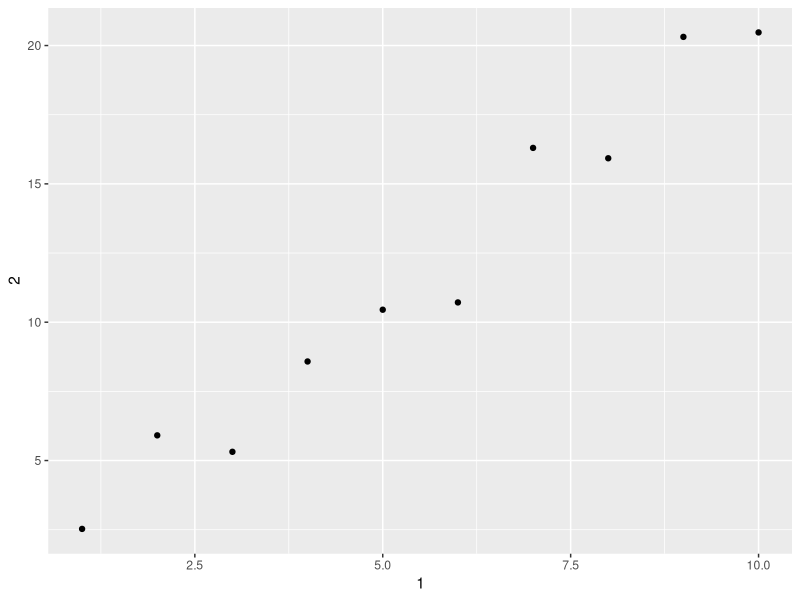

Here is the R script that generated this plot:
## ---- chunk 1
require(tidyverse)
## ---- chunk 2
mtcars
## ---- chunk 3
as_tibble(mtcars)
## ---- chunk 4
is_tibble(mtcars)
## ---- chunk 5
class(mtcars)
## ---- chunk 6
annoying <- tibble(
  `1` = 1:10,
  `2` = `1` * 2 + rnorm(length(`1`))
)
## ---- chunk 7
annoying[["1"]]
## ---- chunk 8
annoying$`1`
## ---- chunk 9
ggplot(annoying, aes(x = `1`, y = `2`)) +
  geom_point()
## ---- chunk 10
annoying <- mutate(annoying, `3` = `2` / `1`)
annoying
## ---- chunk 11
annoying <- rename(annoying, one = `1`, two = `2`, three = `3`)
glimpse(annoying)
